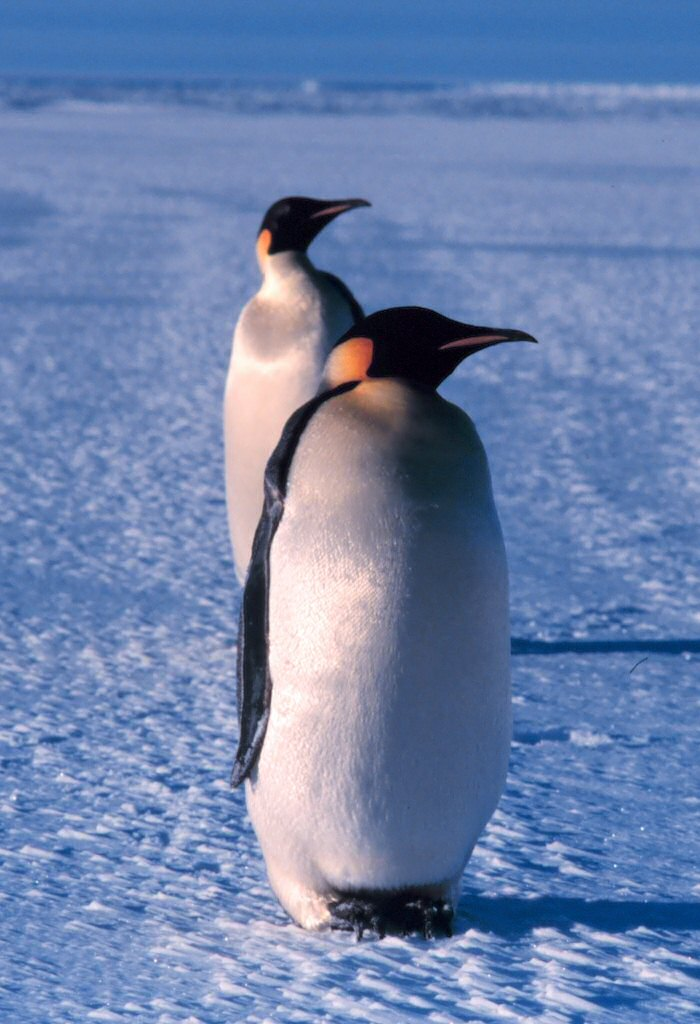
#> input picture 03.10.2023/pingwin.jpg, 700 x 1024 px
$ python Zajecia1.py
#> lines starting #> are read from the running program, lines starting #| are printed output that depends on the picture
import cv2
pingwin = cv2.imread("pingwin.jpg")
#> pingwin is the input picture: shape (1024, 700, 3); mean B, G, R 171.9, 130.3, 109.6
nowy_pingwin = cv2.resize(pingwin,(300,300))
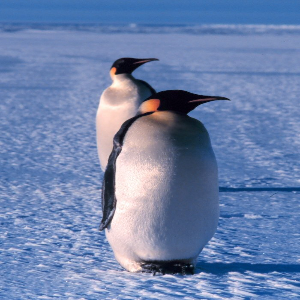
#> nowy_pingwin: shape (300, 300, 3); mean B, G, R 171.8, 130.2, 109.5
#cv2.imshow('image',pingwin)
cv2.imshow('image',nowy_pingwin)
cv2.waitKey(0)
